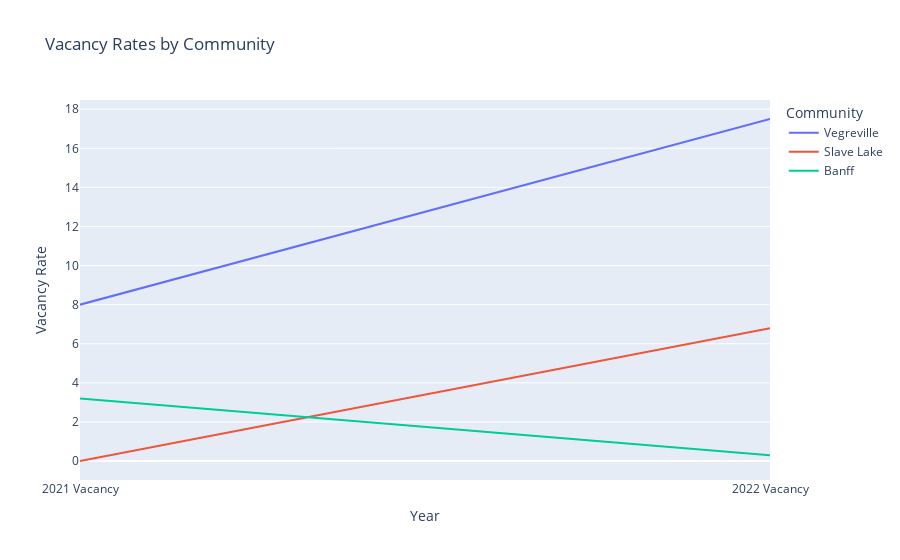

The notebook cell this image was saved under:
### Code cell
# import plotly.io as pio
# pio.renderers.default = "notebook_connected"
# Create the bar chart
# fig = px.bar(tb6_df, 
#              x='Community', 
#              y=['2021 Vacancy', '2022 Vacancy'], 
#              barmode='group',
#              title="Vacancy Rates by Community",
#              labels={'value': 'Vacancy Rate', 'variable': 'Year'})
fig = px.line(tb6_df_long, 
             x="Year", 
             y= "Vacancy Rate", 
             title="Vacancy Rates by Community",
             color = "Community",
             labels={'value': 'Vacancy Rate', 'variable': 'Year'})

# Show the graph
fig.show()

### Figure 1 — Plotly figure (JSON) as saved in the notebook; plotly's stock layout.template omitted (floating-point values rounded to 4 significant figures)
{"data": [{"hovertemplate": "Community=Vegreville<br>Year=%{x}<br>Vacancy Rate=%{y}<extra></extra>", "legendgroup": "Vegreville", "line": {"color": "#636efa", "dash": "solid"}, "marker": {"symbol": "circle"}, "mode": "lines", "name": "Vegreville", "orientation": "v", "showlegend": true, "type": "scatter", "x": ["2021 Vacancy", "2022 Vacancy"], "xaxis": "x", "y": [8.0, 17.5], "yaxis": "y"}, {"hovertemplate": "Community=Slave Lake<br>Year=%{x}<br>Vacancy Rate=%{y}<extra></extra>", "legendgroup": "Slave Lake", "line": {"color": "#EF553B", "dash": "solid"}, "marker": {"symbol": "circle"}, "mode": "lines", "name": "Slave Lake", "orientation": "v", "showlegend": true, "type": "scatter", "x": ["2021 Vacancy", "2022 Vacancy"], "xaxis": "x", "y": [0.0, 6.8], "yaxis": "y"}, {"hovertemplate": "Community=Banff<br>Year=%{x}<br>Vacancy Rate=%{y}<extra></extra>", "legendgroup": "Banff", "line": {"color": "#00cc96", "dash": "solid"}, "marker": {"symbol": "circle"}, "mode": "lines", "name": "Banff", "orientation": "v", "showlegend": true, "type": "scatter", "x": ["2021 Vacancy", "2022 Vacancy"], "xaxis": "x", "y": [3.2, 0.3], "yaxis": "y"}], "layout": {"legend": {"title": {"text": "Community"}, "tracegroupgap": 0}, "title": {"text": "Vacancy Rates by Community"}, "xaxis": {"anchor": "y", "domain": [0, 1], "title": {"text": "Year"}}, "yaxis": {"anchor": "x", "domain": [0, 1], "title": {"text": "Vacancy Rate"}}}}
